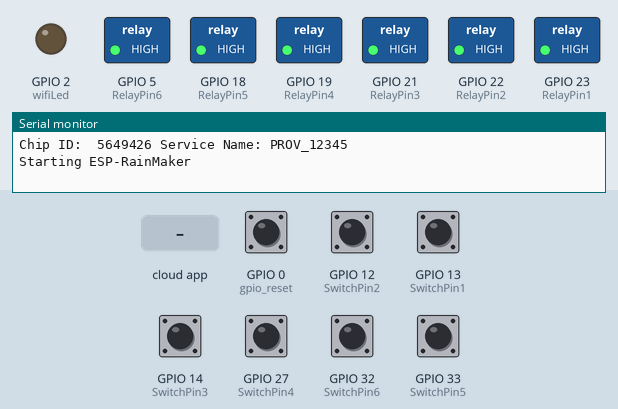
Recording of a sketch running on a simulated ESP32. On the bench: switched loads named in the sketch (green lamp = pin HIGH), output pins drawn as LEDs (lit = HIGH), the last lines printed to the serial monitor. The test bench sets the inputs (shaded band); at power-on: GPIO 0 (gpio_reset), GPIO 12 (SwitchPin2), GPIO 13 (SwitchPin1), GPIO 14 (SwitchPin3), GPIO 27 (SwitchPin4), GPIO 32 (SwitchPin6), GPIO 33 (SwitchPin5) HIGH. WiFi joins after 1.5 s; servers stay silent unless stated.

Above: at 1.2 s.
1.3 s: GPIO 12 (SwitchPin2) pulled LOW for 0.15 s
At 2.1 s:
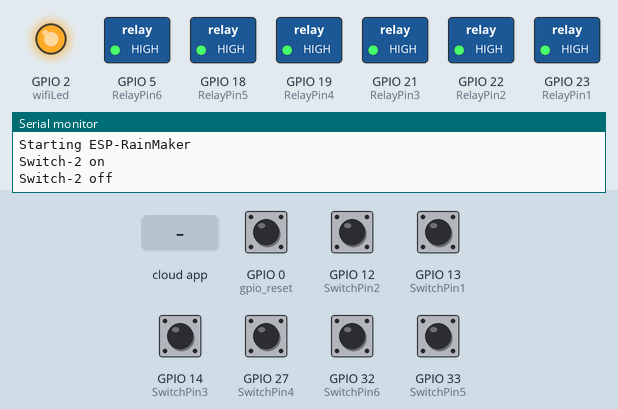
3.0 s: the phone or cloud app sets Switch1 to 1
At 3.4 s:
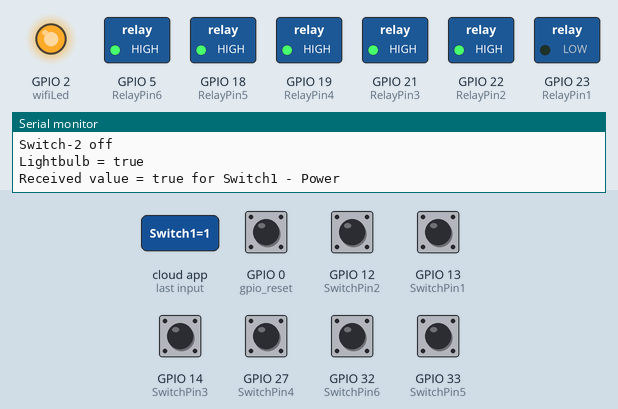
4.5 s: the phone or cloud app sets Switch2 to 1
At 5.7 s:
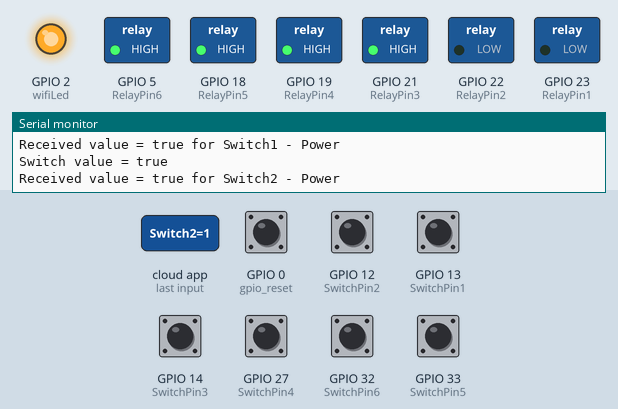
6.0 s: GPIO 13 (SwitchPin1) pulled LOW for 0.15 s
At 7.3 s:
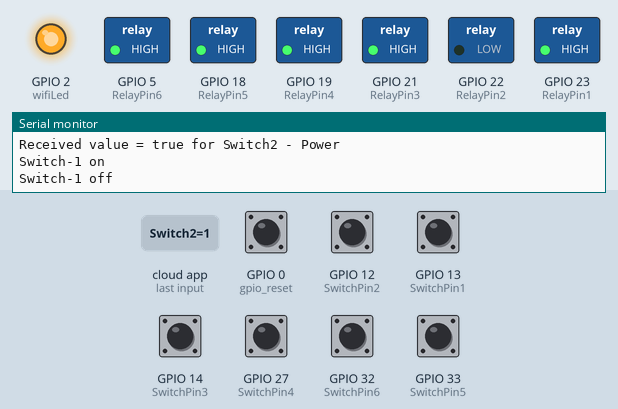
7.7 s: GPIO 14 (SwitchPin3) pulled LOW for 0.15 s
At 7.81 s:
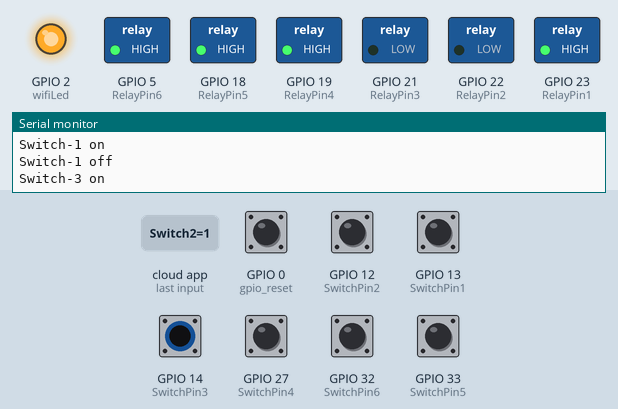
9.4 s: GPIO 27 (SwitchPin4) pulled LOW for 0.15 s
At 9.52 s:
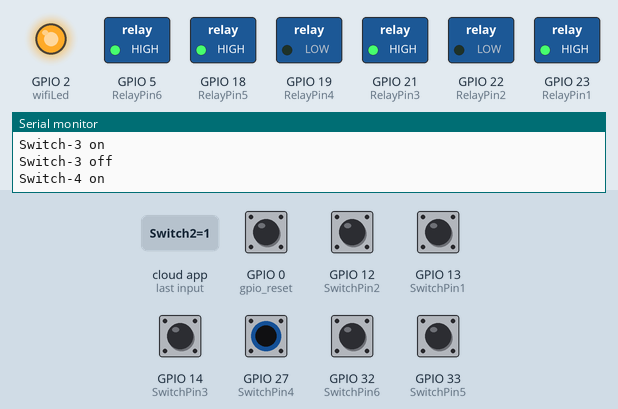
Timing chart, 0 to 12.1 s (numbered marks = the images above; inputs shaded):
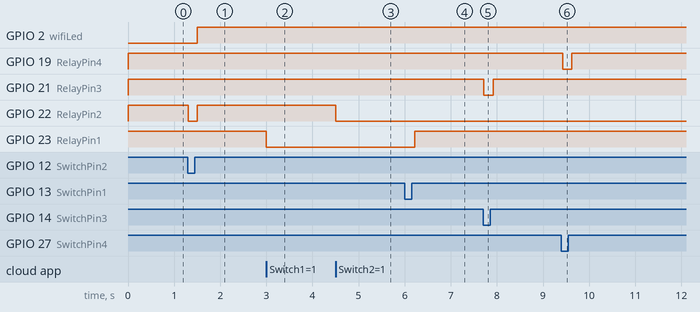

Measured:
- after the input at 1.3 s, GPIO 22 (RelayPin2): HIGH → LOW at once, → HIGH 0.20 s later
- after the input at 3.0 s, GPIO 23 (RelayPin1): HIGH → LOW at once
- after the input at 4.5 s, GPIO 22 (RelayPin2): HIGH → LOW at once
- after the input at 6.0 s, GPIO 23 (RelayPin1): LOW → HIGH after 0.22 s
- after the input at 7.7 s, GPIO 21 (RelayPin3): HIGH → LOW at once, → HIGH 0.20 s later
- after the input at 9.4 s, GPIO 19 (RelayPin4): HIGH → LOW at once, → HIGH 0.20 s later

The sketch:

6-Switches-Code.ino
```cpp
#include "RMaker.h"
#include "WiFi.h"
#include "WiFiProv.h"

const char *service_name = "PROV_12345";
const char *pop = "1234567";

// define the Device Names
char deviceName_1[] = "Switch1";
char deviceName_2[] = "Switch2";
char deviceName_3[] = "Switch3";
char deviceName_4[] = "Switch4";
char deviceName_5[] = "Switch5";
char deviceName_6[] = "Switch6";


static uint8_t RelayPin1 = 23;  //D23
static uint8_t RelayPin2 = 22;  //D22
static uint8_t RelayPin3 = 21;  //D21
static uint8_t RelayPin4 = 19;  //D19
static uint8_t RelayPin5 = 18;  //D18
static uint8_t RelayPin6 = 5;   //D5

static uint8_t SwitchPin1 = 13;  //D13
static uint8_t SwitchPin2 = 12;  //D12
static uint8_t SwitchPin3 = 14;  //D14
static uint8_t SwitchPin4 = 27;  //D27
static uint8_t SwitchPin5 = 33;  //D33
static uint8_t SwitchPin6 = 32;  //D32

static uint8_t wifiLed    = 2;   //D2
static uint8_t gpio_reset = 0;

bool toggleState_1 = LOW;
bool toggleState_2 = LOW;
bool toggleState_3 = LOW;
bool toggleState_4 = LOW;
bool toggleState_5 = LOW;
bool toggleState_6 = LOW;


bool SwitchState_1 = LOW;
bool SwitchState_2 = LOW;
bool SwitchState_3 = LOW;
bool SwitchState_4 = LOW;
bool SwitchState_5 = LOW;
bool SwitchState_6 = LOW;


static Switch my_switch1(deviceName_1, &RelayPin1);
static Switch my_switch2(deviceName_2, &RelayPin2);
static Switch my_switch3(deviceName_3, &RelayPin3);
static Switch my_switch4(deviceName_4, &RelayPin4);
static Switch my_switch5(deviceName_5, &RelayPin5);
static Switch my_switch6(deviceName_6, &RelayPin6);

void sysProvEvent(arduino_event_t *sys_event)
{
    switch (sys_event->event_id) {
        case ARDUINO_EVENT_PROV_START:
#if CONFIG_IDF_TARGET_ESP32
        Serial.printf("\nProvisioning Started with name \"%s\" and PoP \"%s\" on BLE\n", service_name, pop);
        printQR(service_name, pop, "ble");
#else
        Serial.printf("\nProvisioning Started with name \"%s\" and PoP \"%s\" on SoftAP\n", service_name, pop);
        printQR(service_name, pop, "softap");
#endif
        break;
        case ARDUINO_EVENT_WIFI_STA_CONNECTED:
        Serial.printf("\nConnected to Wi-Fi!\n");
        digitalWrite(wifiLed, true);
        break;
    }
}

void write_callback(Device *device, Param *param, const param_val_t val, void *priv_data, write_ctx_t *ctx)
{
    const char *device_name = device->getDeviceName();
    const char *param_name = param->getParamName();

    if(strcmp(device_name, deviceName_1) == 0) {

      Serial.printf("Lightbulb = %s\n", val.val.b? "true" : "false");

      if(strcmp(param_name, "Power") == 0) {
          Serial.printf("Received value = %s for %s - %s\n", val.val.b? "true" : "false", device_name, param_name);
        toggleState_1 = val.val.b;
        (toggleState_1 == false) ? digitalWrite(RelayPin1, HIGH) : digitalWrite(RelayPin1, LOW);
        param->updateAndReport(val);
      }

    } else if(strcmp(device_name, deviceName_2) == 0) {

      Serial.printf("Switch value = %s\n", val.val.b? "true" : "false");

      if(strcmp(param_name, "Power") == 0) {
        Serial.printf("Received value = %s for %s - %s\n", val.val.b? "true" : "false", device_name, param_name);
        toggleState_2 = val.val.b;
        (toggleState_2 == false) ? digitalWrite(RelayPin2, HIGH) : digitalWrite(RelayPin2, LOW);
        param->updateAndReport(val);
      }

    } else if(strcmp(device_name, deviceName_3) == 0) {

      Serial.printf("Switch value = %s\n", val.val.b? "true" : "false");

      if(strcmp(param_name, "Power") == 0) {
        Serial.printf("Received value = %s for %s - %s\n", val.val.b? "true" : "false", device_name, param_name);
        toggleState_3 = val.val.b;
        (toggleState_3 == false) ? digitalWrite(RelayPin3, HIGH) : digitalWrite(RelayPin3, LOW);
        param->updateAndReport(val);
      }

    } else if(strcmp(device_name, deviceName_4) == 0) {

      Serial.printf("Switch value = %s\n", val.val.b? "true" : "false");

      if(strcmp(param_name, "Power") == 0) {
        Serial.printf("Received value = %s for %s - %s\n", val.val.b? "true" : "false", device_name, param_name);
        toggleState_4 = val.val.b;
        (toggleState_4 == false) ? digitalWrite(RelayPin4, HIGH) : digitalWrite(RelayPin4, LOW);
        param->updateAndReport(val);
      }

    } else if(strcmp(device_name, deviceName_5) == 0) {

      Serial.printf("Lightbulb = %s\n", val.val.b? "true" : "false");

      if(strcmp(param_name, "Power") == 0) {
          Serial.printf("Received value = %s for %s - %s\n", val.val.b? "true" : "false", device_name, param_name);
        toggleState_5 = val.val.b;
        (toggleState_5 == false) ? digitalWrite(RelayPin5, HIGH) : digitalWrite(RelayPin5, LOW);
        param->updateAndReport(val);
      }

    } else if(strcmp(device_name, deviceName_6) == 0) {

      Serial.printf("Switch value = %s\n", val.val.b? "true" : "false");

      if(strcmp(param_name, "Power") == 0) {
        Serial.printf("Received value = %s for %s - %s\n", val.val.b? "true" : "false", device_name, param_name);
        toggleState_6 = val.val.b;
        (toggleState_6 == false) ? digitalWrite(RelayPin6, HIGH) : digitalWrite(RelayPin6, LOW);
        param->updateAndReport(val);
      }

    }

}

void manual_control()
{
  if (digitalRead(SwitchPin1) == LOW && SwitchState_1 == LOW) {
    digitalWrite(RelayPin1, LOW);
    toggleState_1 = 1;
    SwitchState_1 = HIGH;
    my_switch1.updateAndReportParam(ESP_RMAKER_DEF_POWER_NAME, toggleState_1);
    Serial.println("Switch-1 on");
  }
  if (digitalRead(SwitchPin1) == HIGH && SwitchState_1 == HIGH) {
    digitalWrite(RelayPin1, HIGH);
    toggleState_1 = 0;
    SwitchState_1 = LOW;
    my_switch1.updateAndReportParam(ESP_RMAKER_DEF_POWER_NAME, toggleState_1);
    Serial.println("Switch-1 off");
  }
  if (digitalRead(SwitchPin2) == LOW && SwitchState_2 == LOW) {
    digitalWrite(RelayPin2, LOW);
    toggleState_2 = 1;
    SwitchState_2 = HIGH;
    my_switch2.updateAndReportParam(ESP_RMAKER_DEF_POWER_NAME, toggleState_2);
    Serial.println("Switch-2 on");
  }
  if (digitalRead(SwitchPin2) == HIGH && SwitchState_2 == HIGH) {
    digitalWrite(RelayPin2, HIGH);
    toggleState_2 = 0;
    SwitchState_2 = LOW;
    my_switch2.updateAndReportParam(ESP_RMAKER_DEF_POWER_NAME, toggleState_2);
    Serial.println("Switch-2 off");
  }
  if (digitalRead(SwitchPin3) == LOW && SwitchState_3 == LOW) {
    digitalWrite(RelayPin3, LOW);
    toggleState_3 = 1;
    SwitchState_3 = HIGH;
    my_switch3.updateAndReportParam(ESP_RMAKER_DEF_POWER_NAME, toggleState_3);
    Serial.println("Switch-3 on");
  }
  if (digitalRead(SwitchPin3) == HIGH && SwitchState_3 == HIGH) {
    digitalWrite(RelayPin3, HIGH);
    toggleState_3 = 0;
    SwitchState_3 = LOW;
    my_switch3.updateAndReportParam(ESP_RMAKER_DEF_POWER_NAME, toggleState_3);
    Serial.println("Switch-3 off");
  }
  if (digitalRead(SwitchPin4) == LOW && SwitchState_4 == LOW) {
    digitalWrite(RelayPin4, LOW);
    toggleState_4 = 1;
    SwitchState_4 = HIGH;
    my_switch4.updateAndReportParam(ESP_RMAKER_DEF_POWER_NAME, toggleState_4);
    Serial.println("Switch-4 on");
  }
  if (digitalRead(SwitchPin4) == HIGH && SwitchState_4 == HIGH) {
    digitalWrite(RelayPin4, HIGH);
    toggleState_4 = 0;
    SwitchState_4 = LOW;
    my_switch4.updateAndReportParam(ESP_RMAKER_DEF_POWER_NAME, toggleState_4);
    Serial.println("Switch-4 off");
  }
  if (digitalRead(SwitchPin5) == LOW && SwitchState_5 == LOW) {
    digitalWrite(RelayPin5, LOW);
    toggleState_5 = 1;
    SwitchState_5 = HIGH;
    my_switch5.updateAndReportParam(ESP_RMAKER_DEF_POWER_NAME, toggleState_5);
    Serial.println("Switch-5 on");
  }
  if (digitalRead(SwitchPin5) == HIGH && SwitchState_5 == HIGH) {
    digitalWrite(RelayPin5, HIGH);
    toggleState_5 = 0;
    SwitchState_5 = LOW;
    my_switch5.updateAndReportParam(ESP_RMAKER_DEF_POWER_NAME, toggleState_5);
    Serial.println("Switch-5 off");
  }
  if (digitalRead(SwitchPin6) == LOW && SwitchState_6 == LOW) {
    digitalWrite(RelayPin6, LOW);
    toggleState_6 = 1;
    SwitchState_6 = HIGH;
    my_switch6.updateAndReportParam(ESP_RMAKER_DEF_POWER_NAME, toggleState_6);
    Serial.println("Switch-6 on");
  }
  if (digitalRead(SwitchPin6) == HIGH && SwitchState_6 == HIGH) {
    digitalWrite(RelayPin6, HIGH);
    toggleState_6 = 0;
    SwitchState_6 = LOW;
    my_switch6.updateAndReportParam(ESP_RMAKER_DEF_POWER_NAME, toggleState_6);
    Serial.println("Switch-6 off");
  }

}

void setup()
{
    uint32_t chipId = 0;

    Serial.begin(115200);

    // Set the Relays GPIOs as output mode
    pinMode(RelayPin1, OUTPUT);
    pinMode(RelayPin2, OUTPUT);
    pinMode(RelayPin3, OUTPUT);
    pinMode(RelayPin4, OUTPUT);
    pinMode(RelayPin5, OUTPUT);
    pinMode(RelayPin6, OUTPUT);
    pinMode(wifiLed, OUTPUT);

    // Configure the input GPIOs
    pinMode(SwitchPin1, INPUT_PULLUP);
    pinMode(SwitchPin2, INPUT_PULLUP);
    pinMode(SwitchPin3, INPUT_PULLUP);
    pinMode(SwitchPin4, INPUT_PULLUP);
    pinMode(SwitchPin5, INPUT_PULLUP);
    pinMode(SwitchPin6, INPUT_PULLUP);
    pinMode(gpio_reset, INPUT);

    // Write to the GPIOs the default state on booting
    digitalWrite(RelayPin1, !toggleState_1);
    digitalWrite(RelayPin2, !toggleState_2);
    digitalWrite(RelayPin3, !toggleState_3);
    digitalWrite(RelayPin4, !toggleState_4);
    digitalWrite(RelayPin5, !toggleState_5);
    digitalWrite(RelayPin6, !toggleState_6);
    digitalWrite(wifiLed, LOW);

    Node my_node;
    my_node = RMaker.initNode("ESP32_Relay_6");

    my_switch1.addCb(write_callback);
    my_switch2.addCb(write_callback);
    my_switch3.addCb(write_callback);
    my_switch4.addCb(write_callback);
    my_switch5.addCb(write_callback);
    my_switch6.addCb(write_callback);

    my_node.addDevice(my_switch1);
    my_node.addDevice(my_switch2);
    my_node.addDevice(my_switch3);
    my_node.addDevice(my_switch4);
    my_node.addDevice(my_switch5);
    my_node.addDevice(my_switch6);

    RMaker.enableOTA(OTA_USING_PARAMS);

    RMaker.enableTZService();
    RMaker.enableSchedule();


    for(int i=0; i<17; i=i+8) {
      chipId |= ((ESP.getEfuseMac() >> (40 - i)) & 0xff) << i;
    }

    Serial.printf("\nChip ID:  %d Service Name: %s\n", chipId, service_name);

    Serial.printf("\nStarting ESP-RainMaker\n");
    RMaker.start();

    WiFi.onEvent(sysProvEvent);
#if CONFIG_IDF_TARGET_ESP32
    WiFiProv.beginProvision(WIFI_PROV_SCHEME_BLE, WIFI_PROV_SCHEME_HANDLER_FREE_BTDM, WIFI_PROV_SECURITY_1, pop, service_name);
#else
    WiFiProv.beginProvision(WIFI_PROV_SCHEME_SOFTAP, WIFI_PROV_SCHEME_HANDLER_NONE, WIFI_PROV_SECURITY_1, pop, service_name);
#endif

    my_switch1.updateAndReportParam(ESP_RMAKER_DEF_POWER_NAME, false);
    my_switch2.updateAndReportParam(ESP_RMAKER_DEF_POWER_NAME, false);
    my_switch3.updateAndReportParam(ESP_RMAKER_DEF_POWER_NAME, false);
    my_switch4.updateAndReportParam(ESP_RMAKER_DEF_POWER_NAME, false);
    my_switch5.updateAndReportParam(ESP_RMAKER_DEF_POWER_NAME, false);
    my_switch6.updateAndReportParam(ESP_RMAKER_DEF_POWER_NAME, false);
}

void loop()
{
    if(digitalRead(gpio_reset) == LOW) {
        Serial.printf("Reset Button Pressed!\n");
        delay(100);
        int startTime = millis();
        while(digitalRead(gpio_reset) == LOW) delay(50);
        int endTime = millis();

        if ((endTime - startTime) > 10000) {
          Serial.printf("Reset to factory.\n");
          RMakerFactoryReset(2);
        } else if ((endTime - startTime) > 3000) {
          Serial.printf("Reset Wi-Fi.\n");

          RMakerWiFiReset(2);
          RMakerWiFiReset(2);
        }
    }
    delay(100);

    if (WiFi.status() != WL_CONNECTED)
    {
      digitalWrite(wifiLed, false);
    }
    else
    {
      //Serial.println("WiFi Connected");
      digitalWrite(wifiLed, true);
    }

    manual_control();
}
```
